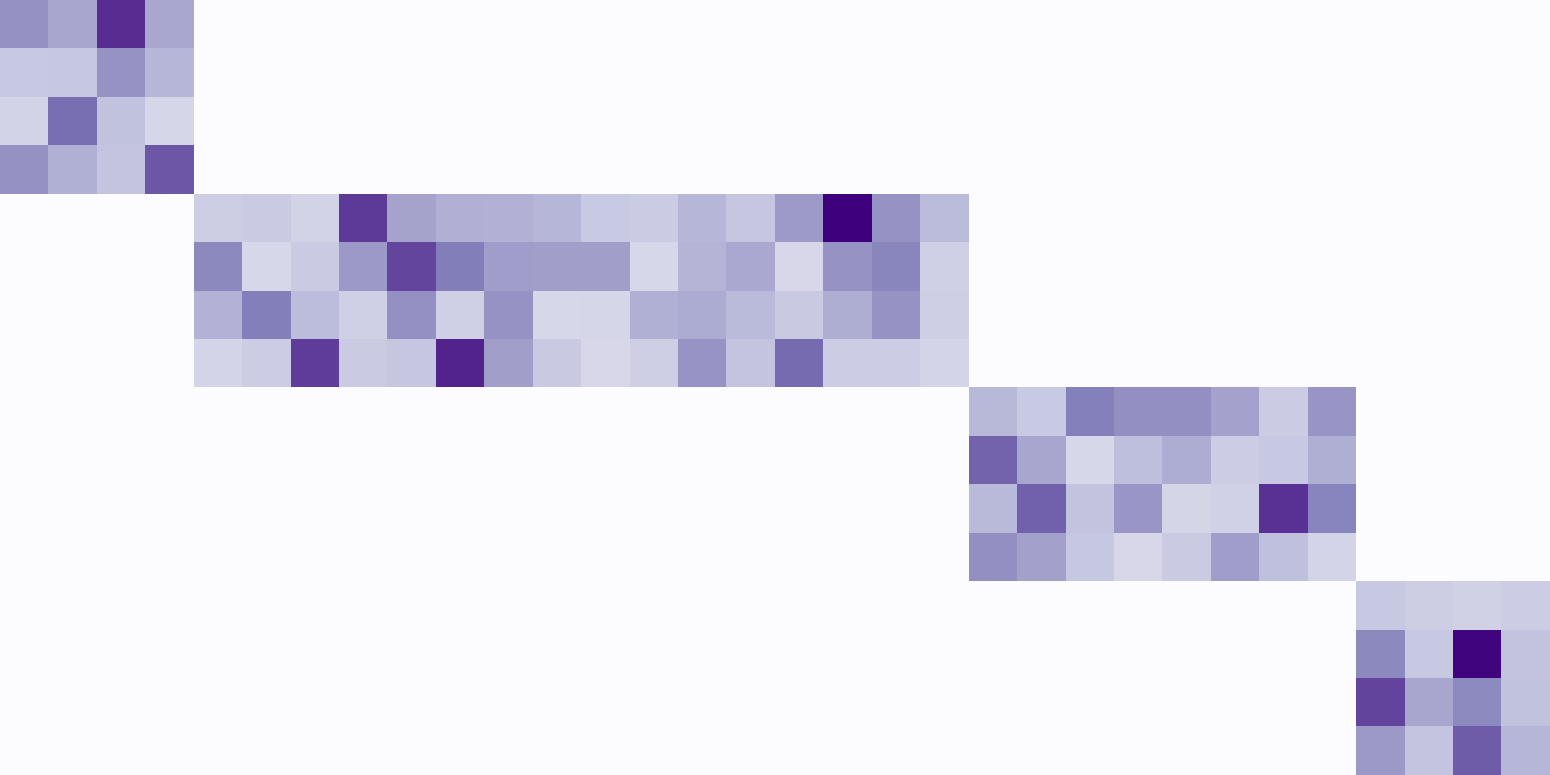

The script that saved this image:


import numpy as np
import matplotlib.cm as cm
import matplotlib.pyplot as plt
import matplotlib.cbook as cbook
from matplotlib.path import Path
from matplotlib.patches import PathPatch

from numpy.random import randn

def p(x, mask):
    # why is the resolution so bad?
    #plt.imsave("mat.png", x, format="png", cmap=cm.hot)
    fig,ax = plt.subplots(figsize = (20,20))
    color = cm.Purples(plt.Normalize()(x))
    grey = color.copy()
    #grey[:,:,0] = 0.6
    #grey[:,:,1] = 0.6
    #grey[:,:,2] = 0.65
    #grey[:,:,0] = 0.9
    #grey[:,:,1] = 0.9
    #grey[:,:,2] = 0.95
    #mask = mask[:,:,np.newaxis]
    #im = ax.imshow(mask * color + (1-mask) * grey)
    im = ax.imshow(x, cmap=cm.Purples)

    plt.Axes(fig, [0,0,1,1])
    ax.patch.set_edgecolor("black")
    ax.patch.set_linewidth("1")
    ax.axis("off")
    #plt.show()
    #import pdb; pdb.set_trace()
    plt.savefig("mat.png", bbox_inches="tight", pad_inches=0)

Z, X = 16, 32
M = 4
k = Z // M

x = 3 * np.abs(randn(Z, X)) + 3

# produce block structure
lengths = [4, 16, 8, 4]
mask = np.zeros((Z, X))
for m in range(M):
    mask[m*k:(m+1)*k,sum(lengths[:m]):sum(lengths[:m+1])] = 1

p(x*mask, mask)
